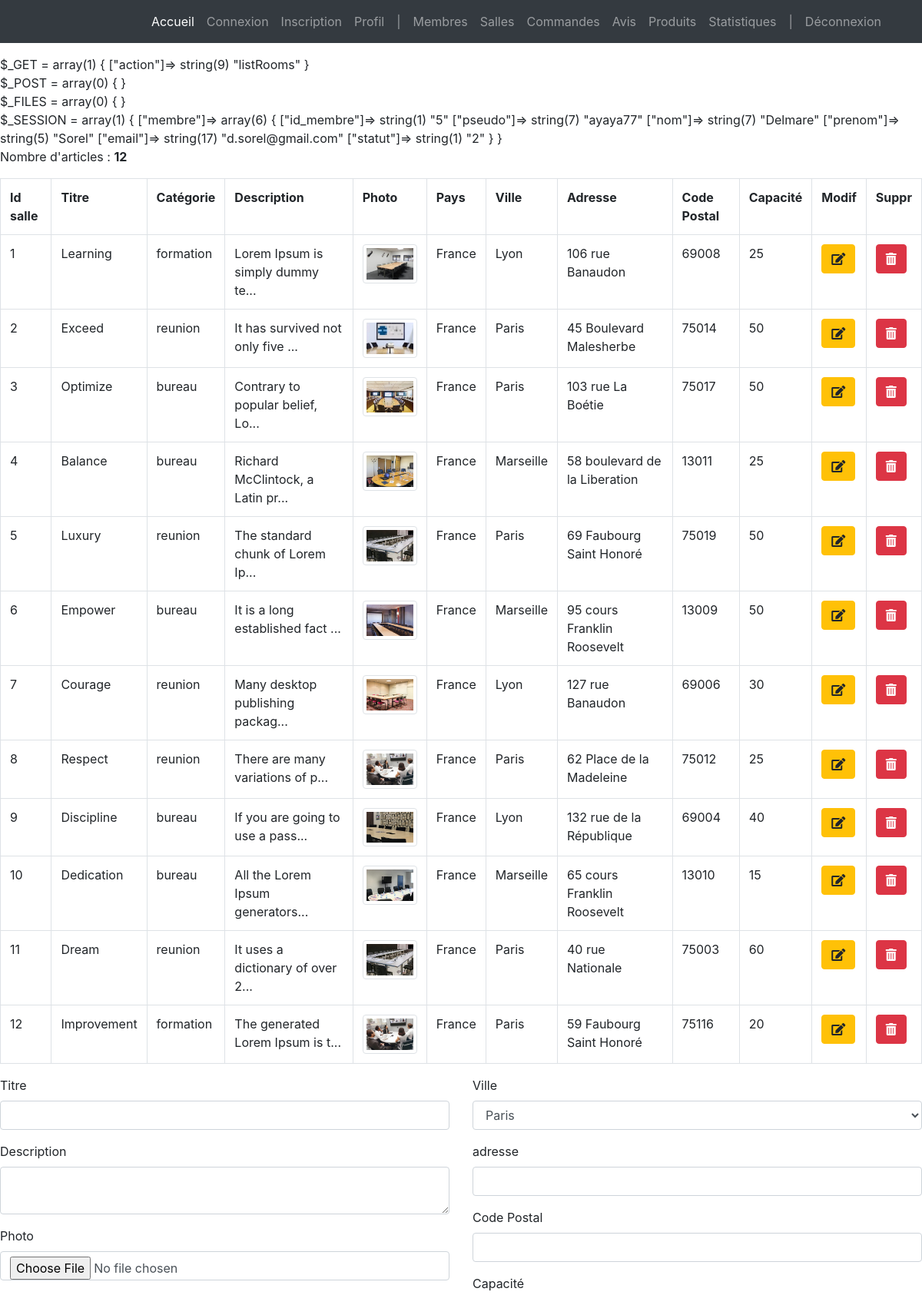
The app's page /index.php?action=listRooms (signed in, upper part), older data.
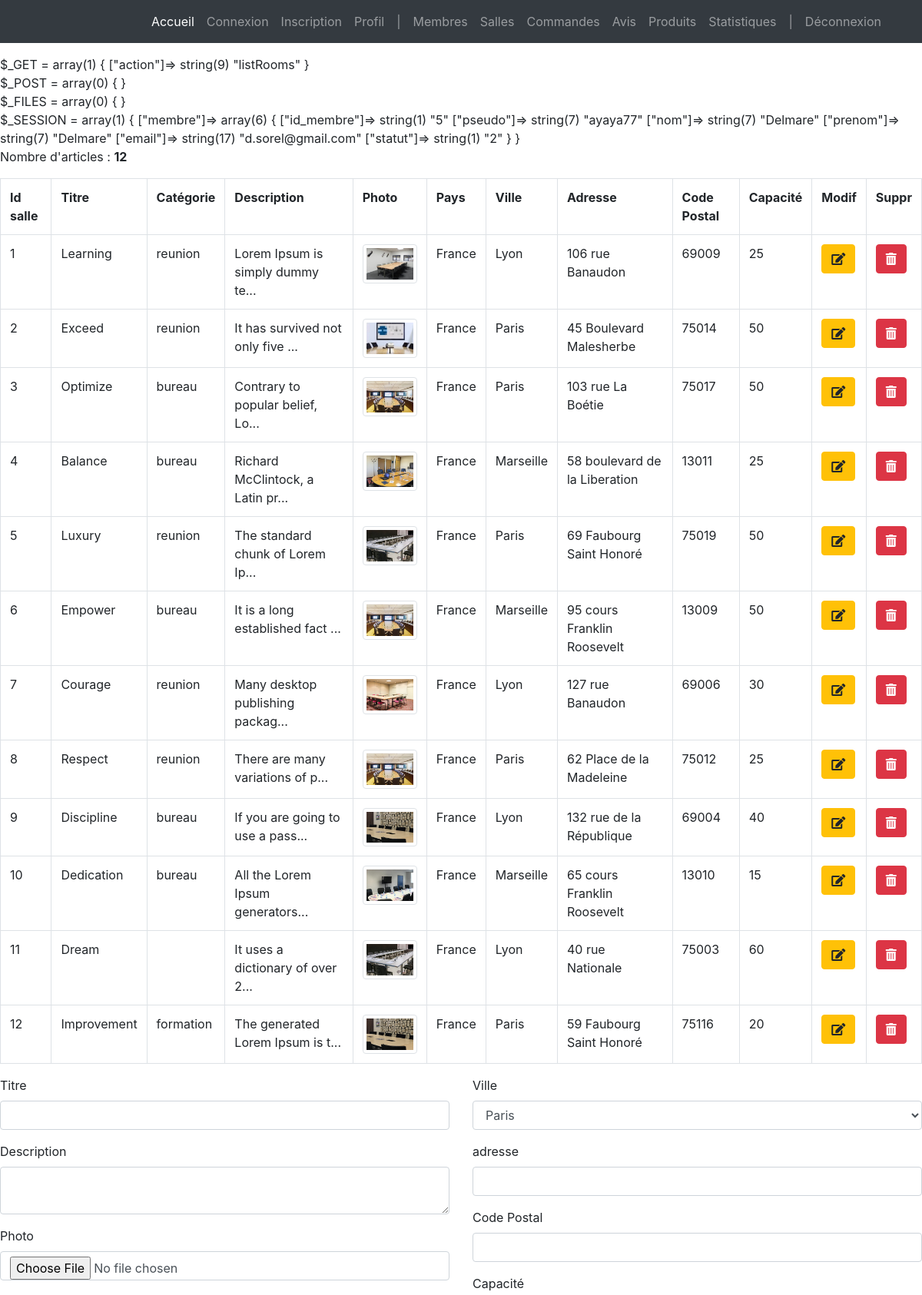
The same page, newer data.
### tables this page shows
CREATE TABLE `salle` (
  `id_salle` int(3) NOT NULL,
  `titre` varchar(200) NOT NULL,
  `description` text NOT NULL,
  `photo` varchar(200) DEFAULT NULL,
  `pays` varchar(20) NOT NULL,
  `ville` varchar(20) NOT NULL,
  `adresse` varchar(50) NOT NULL,
  `cp` int(5) NOT NULL,
  `capacite` int(3) NOT NULL,
  `categorie` enum('reunion','bureau','formation') NOT NULL
);

### controller/controller.php (called while the page is built, shortened)
<?php
require('model/model.php');
function listRooms()
{
    $rooms_list = getAllRooms();
    require('view/back-office/roomsView.php');
}

### model/model.php (called while the page is built, shortened)
<?php
function dbConnect()
{
    $host_db = 'mysql:host=localhost;dbname=projet_switch';
    $login = 'root';
    $password = '';
    $options = array(
        PDO::ATTR_ERRMODE => PDO::ERRMODE_WARNING,
        PDO::MYSQL_ATTR_INIT_COMMAND => 'SET NAMES utf8'
    );
    return new PDO($host_db, $login, $password, $options);
}
function getAllRooms()
{
    $pdo = dbConnect();
    return $pdo->query("SELECT * FROM salle");
}

### view/back-office/roomsView.php (the view, shortened to what the changed rows need)
<?php if (!empty($rooms_list)) {
    echo '<p>Nombre d\'articles : <b>' . $rooms_list->rowCount() . '</b></p>';
} ?>
    <div class="table-responsive">
        <table class="table table-bordered">
            <tr>
                <th>Id salle</th>
                <th>Titre</th>
                <th>Catégorie</th>
                <th>Description</th>
                <th>Photo</th>
                <th>Pays</th>
                <th>Ville</th>
                <th>Adresse</th>
                <th>Code Postal</th>
                <th>Capacité</th>
                <th>Modif</th>
                <th>Suppr</th>
            </tr>
            <?php
            while ($room = $rooms_list->fetch(PDO::FETCH_ASSOC)) {
                echo '<tr>';
                echo '<td>' . $room['id_salle'] . '</td>';
                echo '<td>' . $room['titre'] . '</td>';
                echo '<td>' . $room['categorie'] . '</td>';
                echo '<td>' . substr($room['description'], 0, 30) . '...</td>';
                echo '<td><img src="../../img/' . $room['photo'] . '" class="img-thumbnail" width="140" alt="' . $room['description'] . '"></td>';
                echo '<td>' . $room['pays'] . '</td>';
                echo '<td>' . $room['ville'] . '</td>';
                echo '<td>' . $room['adresse'] . '</td>';
                echo '<td>' . $room['cp'] . '</td>';
                echo '<td>' . $room['capacite'] . '</td>';
                echo '<td><a href="?action=editRoom&room-id=' . $room['id_salle'] . '&#form" class="btn btn-warning"><i class="fas fa-edit"></i></a></td>';
                echo '<td><a href="?action=deleteRoom&room-id=' . $room['id_salle'] . '" class="btn btn-danger" onclick="return(confirm(\'Etes-vous sûr ?\'))"><i class="fas fa-trash-alt"></i></a></td>';
                echo '</tr>';
            }
            ?>
        </table>
    </div>
<?php
$room_id = '';
$title = '';
$description = '';
$city = '';
$address = '';
$zip = '';
?>
    <div class="starter-template">
        <div class="row">
            <div class="col-12">
                <form method="post" id="form" action="?action=editRoom&amp;room-id=<?= $room_id ?>" enctype="multipart/form-data">
                    <div class="row">
                        <div class="col-6">
                            <div class="form-group">
                                <label for="title">Titre</label>
                                <input type="text" name="title" id="title" value="<?php echo $title; ?>"
                                       class="form-control">
                            </div>
                            <div class="form-group">
                                <label for="description">Description</label>
                                <textarea name="description" id="description" rows="2"
                                          class="form-control"><?php echo $description; ?></textarea>
                            </div>
                            <div class="form-group">
                                <label for="img">Photo</label>
                                <input type="file" name="img" id="img" class="form-control">
                            </div>
                        </div>
                        <div class="col-6">
                            <div class="form-group">
                                <label for="city">Ville</label>
                                <select name="city" id="city" class="form-control">
                                    <option value="Paris"<?php if ($city == 'Paris') {
                                        echo 'selected';
                                    } ?>>Paris
                                    </option>
                                </select>
                            </div>
                            <div class="form-group">
                                <label for="address">adresse</label>
                                <input type="text" name="address" id="address" value="<?php echo $address; ?>"
                                       class="form-control">
                            </div>
                            <div class="form-group">
                                <label for="zip">Code Postal</label>
                                <input type="number" name="zip" id="zip" value="<?php echo $zip; ?>"
                                       class="form-control">
                            </div>
                            <div class="form-group">
                                <label for="capacity">Capacité</label>
                            </div>
                        </div>
                    </div>
                </form>
            </div>
        </div>
    </div>
<?php require('view/template/template.php'); ?>

### index.php
<?php
require('controller/controller.php');
if (isset($_GET['action'])) {
    if ($_GET['action'] == 'editRoom' && !empty($_GET['room-id'])) {
        if (
            isset($_POST['room-id']) &&
            isset($_POST['title']) &&
            isset($_POST['description']) &&
            isset($_POST['country']) &&
            isset($_POST['city']) &&
            isset($_POST['address']) &&
            isset($_POST['zip']) &&
            isset($_POST['capacity']) &&
            isset($_POST['category'])
        ) {
            saveRoom();
        } else {
            showRoom($_GET['room-id']);
        }
    } else if ($_GET['action'] == 'deleteRoom' && !empty($_GET['room-id'])) {
        getDeleteRoom();
    } else if ($_GET['action'] == 'listRooms') {
        listRooms();
    } else if ($_GET['action'] == 'editUser' && !empty($_GET['user-id'])) {
        if (
            isset($_POST['id_membre']) &&
            isset($_POST['pseudo']) &&
            isset($_POST['mdp']) &&
            isset($_POST['nom']) &&
            isset($_POST['prenom']) &&
            isset($_POST['email']) &&
            isset($_POST['civilite']) &&
            isset($_POST['statut'])
        ) {
            createUser();
        } else {
            showUser($_GET['user-id']);
        }
    } else if ($_GET['action'] == 'deleteUser' && !empty($_GET['user-id'])) {
        getDeleteUser();
    } else if ($_GET['action'] == 'listUsers') {
        listUsers();
    } else if ($_GET['action'] == 'searchProducts') {
        if (isset($_POST['category']) &&
            isset($_POST['city']) &&
            isset($_POST['capacity']) &&
            isset($_POST['price']) &&
            isset($_POST['arrival']) &&
            isset($_POST['departure'])) {
            searchProducts();
        }
    } else if ($_GET['action'] == 'editProduct') {
        if (
            isset($_POST['arrival']) &&
            isset($_POST['departure']) &&
            isset($_POST['room']) &&
            isset($_POST['price'])
        ) {
            saveProduct();
        } else if (!empty($_GET['product-id'])) {
            showProduct($_GET['product-id'], $_GET['room-id']);
        }
    } else if ($_GET['action'] == 'deleteProduct' && !empty($_GET['product-id'])) {
        getDeleteProduct();
    } else if ($_GET['action'] == 'listProducts') {
        listProducts();
    } else if ($_GET['action'] == 'listProductsIndex') {
        listProductsIndex();
    } else if ($_GET['action'] == 'listStats') {
        getAllStats();
    } else if ($_GET['action'] == 'listOrders') {
        showOrders();
    } else if ($_GET['action'] == 'deleteOrder') {
        getDeleteOrder();
    } else if ($_GET['action'] == 'noticeList') {
        showRates();
    } else if ($_GET['action'] == 'login') {
        header("Location: " . $_SERVER['PHP_SELF']);
        getLogin();
    } else if ($_GET['action'] == 'doLogin') {
        header("Location: " . $_SERVER['PHP_SELF']);
        if (
            isset($_POST['pseudo']) &&
            isset($_POST['mdp'])
        ) {
            doLogin();
        }
    } else if ($_GET['action'] == 'signup') {
        if (isset($_POST['pseudo']) &&
            isset($_POST['mdp']) &&
            isset($_POST['prenom']) &&
            isset($_POST['nom']) &&
            isset($_POST['email']) &&
            isset($_POST['civilite'])) {
            doSignUp();
        } else {
            getSignUp();
        }
    } else if ($_GET['action'] == 'deconnexion') {
        if (!isset($_SESSION)) {
            session_start();
        }
        session_destroy();
        header("Location: " . $_SERVER['PHP_SELF']);
        getLogin();
    }
} else if (user_is_connected()) {
    listProductsIndex();
} else {
    getLogin();
}

Row changes from the older to the newer data that the page shows:
changed salle "Learning": categorie "formation" → "reunion"; cp "69008" → "69009"
changed salle "Empower": photo: a different picture
changed salle "Respect": photo: a different picture
changed salle "Dream": ville "Paris" → "Lyon"; categorie "reunion" → (not shown)
changed salle "Improvement": photo: a different picture
Text that changed along with them:
text no longer shown: "array(1) { [\"membre\"]=> array(6) { [\"id_membre\"]=> string(1) \"5\" [\"pseudo\"]=> string(7) \"ayaya77\" [\"nom\"]=> string(7) \"Delmare\" [\"prenom\"]=> string(5) \"Sorel\" [\"email\"]=> string(17) \"d.sorel@gmail.com\" [\"statut\"]=> string(1) \"2\" } }"
text now shown: "array(1) { [\"membre\"]=> array(6) { [\"id_membre\"]=> string(1) \"5\" [\"pseudo\"]=> string(7) \"ayaya77\" [\"nom\"]=> string(7) \"Delmare\" [\"prenom\"]=> string(7) \"Delmare\" [\"email\"]=> string(17) \"d.sorel@gmail.com\" [\"statut\"]=> string(1) \"2\" } }"
